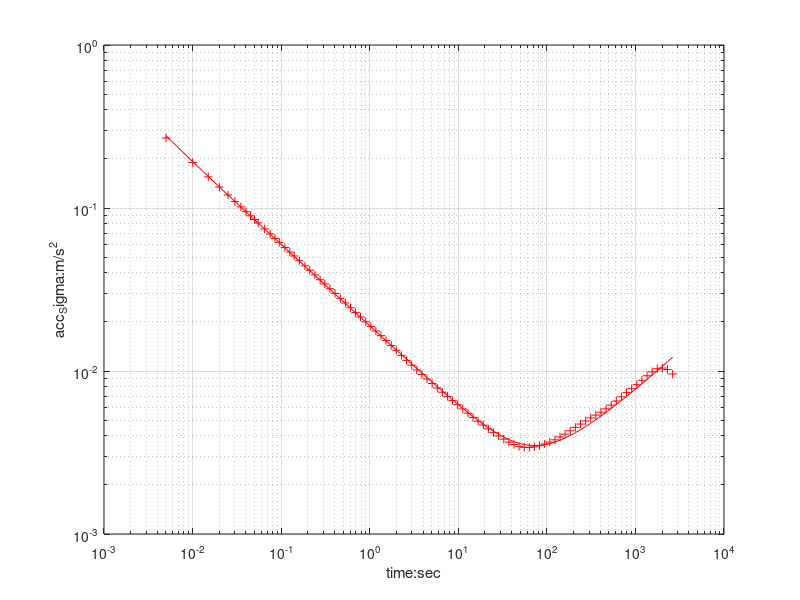
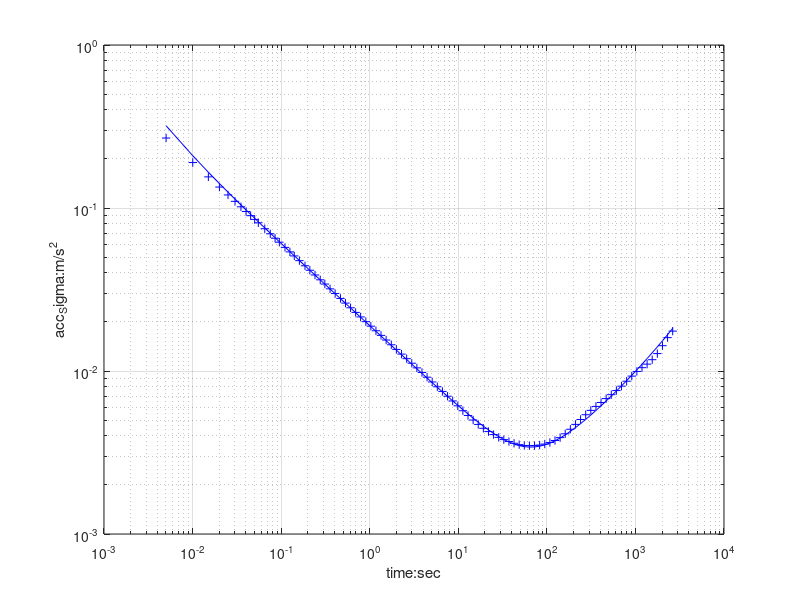

These figures' MATLAB source, in order:
clear 
close all

dt = dlmread('./data_imu_sim1_acc_t.txt');         
data_x = dlmread('./data_imu_sim1_acc_x.txt'); 
data_y= dlmread('./data_imu_sim1_acc_y.txt'); 
data_z = dlmread('./data_imu_sim1_acc_z.txt'); 
data_draw=(data_x+data_y+data_z)/3 ;

data_sim_x= dlmread('./data_imu_sim1_sim_acc_x.txt'); 
data_sim_y= dlmread('./data_imu_sim1_sim_acc_y.txt'); 
data_sim_z= dlmread('./data_imu_sim1_sim_acc_z.txt'); 
data_sim_draw=(data_sim_x+data_sim_y+data_sim_z)/3 ;

figure
loglog(dt, data_draw , 'r+');
% loglog(dt, data_sim_draw , '-');
xlabel('time:sec');                
ylabel('acc_Sigma:m/s^2');             
% legend('x','y','z');      
grid on;                           
hold on;                           
loglog(dt, data_sim_draw , 'r-');



dt = dlmread('./data_imu_sim2_acc_t.txt');         
data_x = dlmread('./data_imu_sim2_acc_x.txt'); 
data_y= dlmread('./data_imu_sim2_acc_y.txt'); 
data_z = dlmread('./data_imu_sim2_acc_z.txt'); 
data_draw=(data_x+data_y+data_z)/3 ;

data_sim_x= dlmread('./data_imu_sim2_sim_acc_x.txt'); 
data_sim_y= dlmread('./data_imu_sim2_sim_acc_y.txt'); 
data_sim_z= dlmread('./data_imu_sim2_sim_acc_z.txt'); 
data_sim_draw=(data_sim_x+data_sim_y+data_sim_z)/3 ;

figure
loglog(dt, data_draw , 'b+');
% loglog(dt, data_sim_draw , '-');
xlabel('time:sec');                
ylabel('acc_Sigma:m/s^2');             
% legend('x','y','z');      
grid on;                           
hold on;                           
loglog(dt, data_sim_draw , 'b-');
